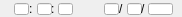
   <widget class="caFrame" name="caFrame_1">
    <property name="geometry">
     <rect>
      <x>396</x>
      <y>422</y>
      <width>182</width>
      <height>17</height>
     </rect>
    </property>
    <widget class="caGraphics" name="caRectangle_183">
     <property name="geometry">
      <rect>
       <x>0</x>
       <y>0</y>
       <width>90</width>
       <height>15</height>
      </rect>
     </property>
     <property name="foreground">
      <color>
       <red>130</red>
       <green>4</green>
       <blue>0</blue>
      </color>
     </property>
     <property name="linestyle" stdset="0">
      <enum>caGraphics::Solid</enum>
     </property>
     <property name="lineColor">
      <color>
       <red>130</red>
       <green>4</green>
       <blue>0</blue>
      </color>
     </property>
     <property name="form">
      <enum>caGraphics::Rectangle</enum>
     </property>
     <property name="background" stdset="0">
      <color alpha="0">
       <red>130</red>
       <green>4</green>
       <blue>0</blue>
      </color>
     </property>
    </widget>
    <widget class="caLineEdit" name="caLineEdit_15">
     <property name="geometry">
      <rect>
       <x>14</x>
       <y>3</y>
       <width>15</width>
       <height>12</height>
      </rect>
     </property>
     <property name="alignment">
      <set>Qt::AlignAbsolute|Qt::AlignLeading|Qt::AlignLeft|Qt::AlignVCenter</set>
     </property>
     <property name="channel" stdset="0">
      <string>$(P)BLEPS:FAULT_HOUR_07</string>
     </property>
     <property name="foreground">
      <color>
       <red>52</red>
       <green>51</green>
       <blue>134</blue>
      </color>
     </property>
     <property name="background">
      <color>
       <red>235</red>
       <green>241</green>
       <blue>181</blue>
      </color>
     </property>
     <property name="colorMode">
      <enum>caLineEdit::Static</enum>
     </property>
     <property name="precisionMode">
      <enum>caLineEdit::Channel</enum>
     </property>
     <property name="limitsMode">
      <enum>caLineEdit::Channel</enum>
     </property>
     <property name="maxValue">
      <double>1.000000000000000</double>
     </property>
     <property name="minValue">
      <double>0.000000000000000</double>
     </property>
     <property name="fontScaleMode" stdset="0">
      <enum>caLineEdit::WidthAndHeight</enum>
     </property>
     <property name="formatType">
      <enum>caLineEdit::decimal</enum>
     </property>
    </widget>
    <widget class="caLabel" name="caLabel_89">
     <property name="geometry">
      <rect>
       <x>29</x>
       <y>3</y>
       <width>8</width>
       <height>12</height>
      </rect>
     </property>
     <property name="text">
      <string>:</string>
     </property>
     <property name="alignment">
      <set>Qt::AlignAbsolute|Qt::AlignLeading|Qt::AlignLeft|Qt::AlignVCenter</set>
     </property>
     <property name="fontScaleMode">
      <enum>ESimpleLabel::WidthAndHeight</enum>
     </property>
     <property name="foreground">
      <color>
       <red>52</red>
       <green>51</green>
       <blue>134</blue>
      </color>
     </property>
     <property name="background">
      <color alpha="0">
       <red>52</red>
       <green>51</green>
       <blue>134</blue>
      </color>
     </property>
     <property name="frameShape">
      <enum>QFrame::NoFrame</enum>
     </property>
    </widget>
    <widget class="caLineEdit" name="caLineEdit_16">
     <property name="geometry">
      <rect>
       <x>37</x>
       <y>3</y>
       <width>15</width>
       <height>12</height>
      </rect>
     </property>
     <property name="alignment">
      <set>Qt::AlignAbsolute|Qt::AlignLeading|Qt::AlignLeft|Qt::AlignVCenter</set>
     </property>
     <property name="channel" stdset="0">
      <string>$(P)BLEPS:FAULT_MINUTE_07</string>
     </property>
     <property name="foreground">
      <color>
       <red>52</red>
       <green>51</green>
       <blue>134</blue>
      </color>
     </property>
     <property name="background">
      <color>
       <red>235</red>
       <green>241</green>
       <blue>181</blue>
      </color>
     </property>
     <property name="colorMode">
      <enum>caLineEdit::Static</enum>
     </property>
     <property name="precisionMode">
      <enum>caLineEdit::Channel</enum>
     </property>
     <property name="limitsMode">
      <enum>caLineEdit::Channel</enum>
     </property>
     <property name="maxValue">
      <double>1.000000000000000</double>
     </property>
     <property name="minValue">
      <double>0.000000000000000</double>
     </property>
     <property name="fontScaleMode" stdset="0">
      <enum>caLineEdit::WidthAndHeight</enum>
     </property>
     <property name="formatType">
      <enum>caLineEdit::decimal</enum>
     </property>
    </widget>
    <widget class="caLabel" name="caLabel_90">
     <property name="geometry">
      <rect>
       <x>51</x>
       <y>3</y>
       <width>8</width>
       <height>12</height>
      </rect>
     </property>
     <property name="text">
      <string>:</string>
     </property>
     <property name="alignment">
      <set>Qt::AlignAbsolute|Qt::AlignLeading|Qt::AlignLeft|Qt::AlignVCenter</set>
     </property>
     <property name="fontScaleMode">
      <enum>ESimpleLabel::WidthAndHeight</enum>
     </property>
     <property name="foreground">
      <color>
       <red>52</red>
       <green>51</green>
       <blue>134</blue>
      </color>
     </property>
     <property name="background">
      <color alpha="0">
       <red>52</red>
       <green>51</green>
       <blue>134</blue>
      </color>
     </property>
     <property name="frameShape">
      <enum>QFrame::NoFrame</enum>
     </property>
    </widget>
    <widget class="caLineEdit" name="caLineEdit_17">
     <property name="geometry">
      <rect>
       <x>58</x>
       <y>3</y>
       <width>15</width>
       <height>12</height>
      </rect>
     </property>
     <property name="alignment">
      <set>Qt::AlignAbsolute|Qt::AlignLeading|Qt::AlignLeft|Qt::AlignVCenter</set>
     </property>
     <property name="channel" stdset="0">
      <string>$(P)BLEPS:FAULT_SECOND_07</string>
     </property>
     <property name="foreground">
      <color>
       <red>52</red>
       <green>51</green>
       <blue>134</blue>
      </color>
     </property>
     <property name="background">
      <color>
       <red>235</red>
       <green>241</green>
       <blue>181</blue>
      </color>
     </property>
     <property name="colorMode">
      <enum>caLineEdit::Static</enum>
     </property>
     <property name="precisionMode">
      <enum>caLineEdit::Channel</enum>
     </property>
     <property name="limitsMode">
      <enum>caLineEdit::Channel</enum>
     </property>
     <property name="maxValue">
      <double>1.000000000000000</double>
     </property>
     <property name="minValue">
      <double>0.000000000000000</double>
     </property>
     <property name="fontScaleMode" stdset="0">
      <enum>caLineEdit::WidthAndHeight</enum>
     </property>
     <property name="formatType">
      <enum>caLineEdit::decimal</enum>
     </property>
    </widget>
    <widget class="caGraphics" name="caRectangle_184">
     <property name="geometry">
      <rect>
       <x>90</x>
       <y>0</y>
       <width>90</width>
       <height>15</height>
      </rect>
     </property>
     <property name="foreground">
      <color>
       <red>130</red>
       <green>4</green>
       <blue>0</blue>
      </color>
     </property>
     <property name="linestyle" stdset="0">
      <enum>caGraphics::Solid</enum>
     </property>
     <property name="lineColor">
      <color>
       <red>130</red>
       <green>4</green>
       <blue>0</blue>
      </color>
     </property>
     <property name="form">
      <enum>caGraphics::Rectangle</enum>
     </property>
     <property name="background" stdset="0">
      <color alpha="0">
       <red>130</red>
       <green>4</green>
       <blue>0</blue>
      </color>
     </property>
    </widget>
    <widget class="caLineEdit" name="caLineEdit_18">
     <property name="geometry">
      <rect>
       <x>104</x>
       <y>3</y>
       <width>15</width>
       <height>12</height>
      </rect>
     </property>
     <property name="alignment">
      <set>Qt::AlignAbsolute|Qt::AlignLeading|Qt::AlignLeft|Qt::AlignVCenter</set>
     </property>
     <property name="channel" stdset="0">
      <string>$(P)BLEPS:FAULT_MONTH_07</string>
     </property>
     <property name="foreground">
      <color>
       <red>52</red>
       <green>51</green>
       <blue>134</blue>
      </color>
     </property>
     <property name="background">
      <color>
       <red>235</red>
       <green>241</green>
       <blue>181</blue>
      </color>
     </property>
     <property name="colorMode">
      <enum>caLineEdit::Static</enum>
     </property>
     <property name="precisionMode">
      <enum>caLineEdit::Channel</enum>
     </property>
     <property name="limitsMode">
      <enum>caLineEdit::Channel</enum>
     </property>
     <property name="maxValue">
      <double>1.000000000000000</double>
     </property>
     <property name="minValue">
      <double>0.000000000000000</double>
     </property>
     <property name="fontScaleMode" stdset="0">
      <enum>caLineEdit::WidthAndHeight</enum>
     </property>
     <property name="formatType">
      <enum>caLineEdit::decimal</enum>
     </property>
    </widget>
    <widget class="caLabel" name="caLabel_91">
     <property name="geometry">
      <rect>
       <x>119</x>
       <y>3</y>
       <width>8</width>
       <height>12</height>
      </rect>
     </property>
     <property name="text">
      <string>/</string>
     </property>
     <property name="alignment">
      <set>Qt::AlignAbsolute|Qt::AlignLeading|Qt::AlignLeft|Qt::AlignVCenter</set>
     </property>
     <property name="fontScaleMode">
      <enum>ESimpleLabel::WidthAndHeight</enum>
     </property>
     <property name="foreground">
      <color>
       <red>52</red>
       <green>51</green>
       <blue>134</blue>
      </color>
     </property>
     <property name="background">
      <color alpha="0">
       <red>52</red>
       <green>51</green>
       <blue>134</blue>
      </color>
     </property>
     <property name="frameShape">
      <enum>QFrame::NoFrame</enum>
     </property>
    </widget>
    <widget class="caLineEdit" name="caLineEdit_19">
     <property name="geometry">
      <rect>
       <x>127</x>
       <y>3</y>
       <width>15</width>
       <height>12</height>
      </rect>
     </property>
     <property name="alignment">
      <set>Qt::AlignAbsolute|Qt::AlignLeading|Qt::AlignLeft|Qt::AlignVCenter</set>
     </property>
     <property name="channel" stdset="0">
      <string>$(P)BLEPS:FAULT_DAY_07</string>
     </property>
     <property name="foreground">
      <color>
       <red>52</red>
       <green>51</green>
       <blue>134</blue>
      </color>
     </property>
     <property name="background">
      <color>
       <red>235</red>
       <green>241</green>
       <blue>181</blue>
      </color>
     </property>
     <property name="colorMode">
      <enum>caLineEdit::Static</enum>
     </property>
     <property name="precisionMode">
      <enum>caLineEdit::Channel</enum>
     </property>
     <property name="limitsMode">
      <enum>caLineEdit::Channel</enum>
     </property>
     <property name="maxValue">
      <double>1.000000000000000</double>
     </property>
     <property name="minValue">
      <double>0.000000000000000</double>
     </property>
     <property name="fontScaleMode" stdset="0">
      <enum>caLineEdit::WidthAndHeight</enum>
     </property>
     <property name="formatType">
      <enum>caLineEdit::decimal</enum>
     </property>
    </widget>
    <widget class="caLabel" name="caLabel_92">
     <property name="geometry">
      <rect>
       <x>141</x>
       <y>3</y>
       <width>8</width>
       <height>12</height>
      </rect>
     </property>
     <property name="text">
      <string>/</string>
     </property>
     <property name="alignment">
      <set>Qt::AlignAbsolute|Qt::AlignLeading|Qt::AlignLeft|Qt::AlignVCenter</set>
     </property>
     <property name="fontScaleMode">
      <enum>ESimpleLabel::WidthAndHeight</enum>
     </property>
     <property name="foreground">
      <color>
       <red>52</red>
       <green>51</green>
       <blue>134</blue>
      </color>
     </property>
     <property name="background">
      <color alpha="0">
       <red>52</red>
       <green>51</green>
       <blue>134</blue>
      </color>
     </property>
     <property name="frameShape">
      <enum>QFrame::NoFrame</enum>
     </property>
    </widget>
    <widget class="caLineEdit" name="caLineEdit_20">
     <property name="geometry">
      <rect>
       <x>148</x>
       <y>3</y>
       <width>25</width>
       <height>12</height>
      </rect>
     </property>
     <property name="alignment">
      <set>Qt::AlignAbsolute|Qt::AlignLeading|Qt::AlignLeft|Qt::AlignVCenter</set>
     </property>
     <property name="channel" stdset="0">
      <string>$(P)BLEPS:FAULT_YEAR_07</string>
     </property>
     <property name="foreground">
      <color>
       <red>52</red>
       <green>51</green>
       <blue>134</blue>
      </color>
     </property>
     <property name="background">
      <color>
       <red>235</red>
       <green>241</green>
       <blue>181</blue>
      </color>
     </property>
     <property name="colorMode">
      <enum>caLineEdit::Static</enum>
     </property>
     <property name="precisionMode">
      <enum>caLineEdit::Channel</enum>
     </property>
     <property name="limitsMode">
      <enum>caLineEdit::Channel</enum>
     </property>
     <property name="maxValue">
      <double>1.000000000000000</double>
     </property>
     <property name="minValue">
      <double>0.000000000000000</double>
     </property>
     <property name="fontScaleMode" stdset="0">
      <enum>caLineEdit::WidthAndHeight</enum>
     </property>
     <property name="formatType">
      <enum>caLineEdit::decimal</enum>
     </property>
    </widget>
   </widget>
